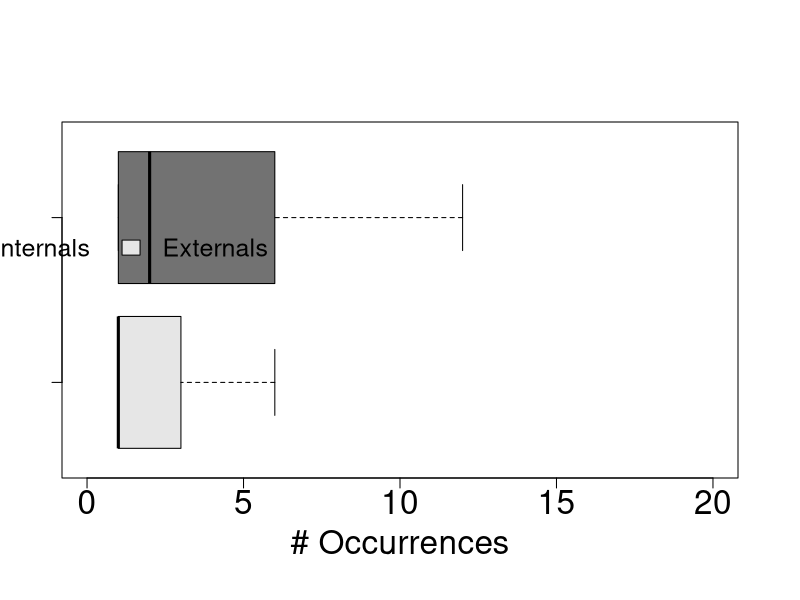
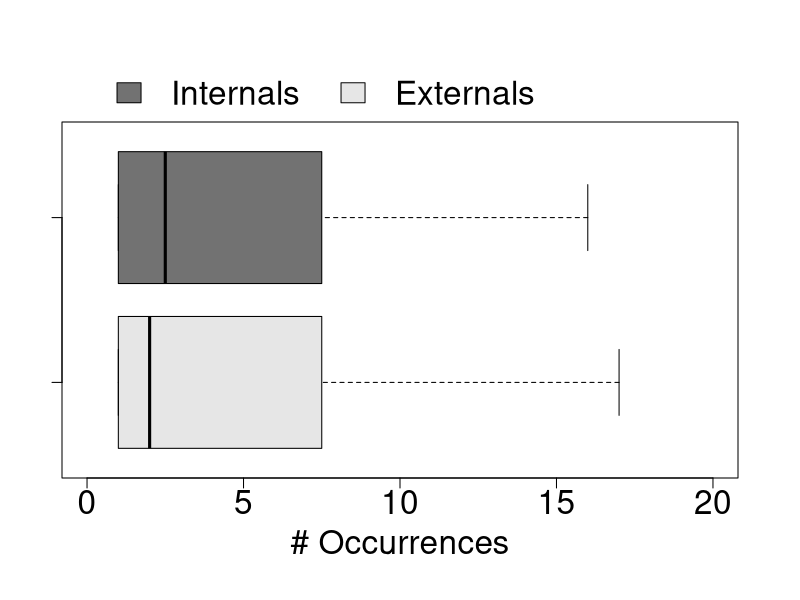
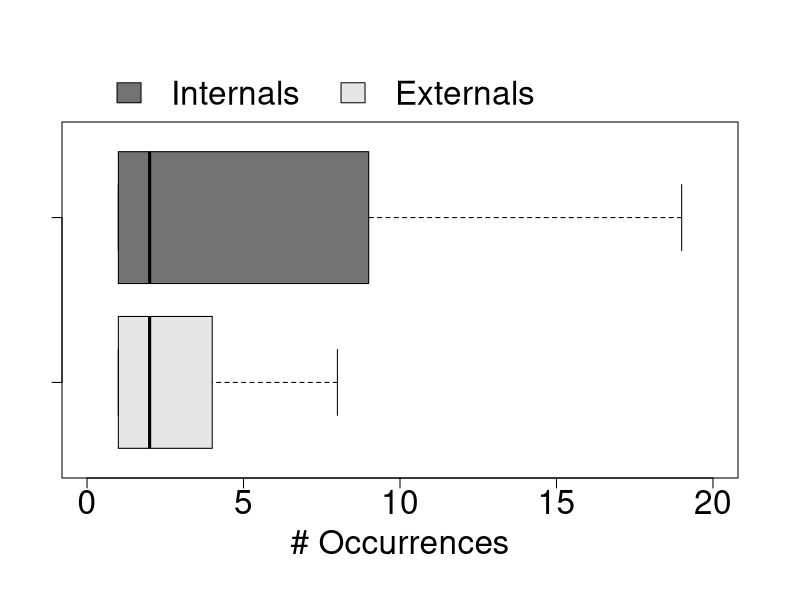
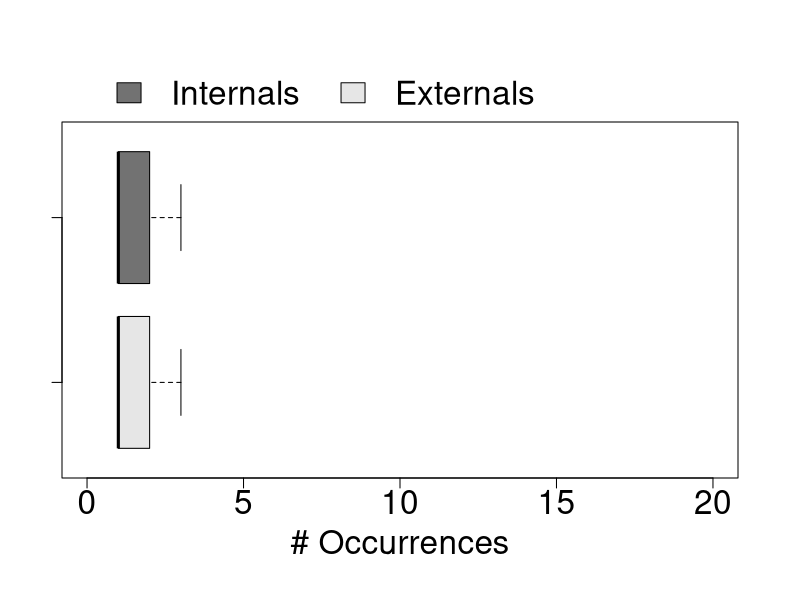
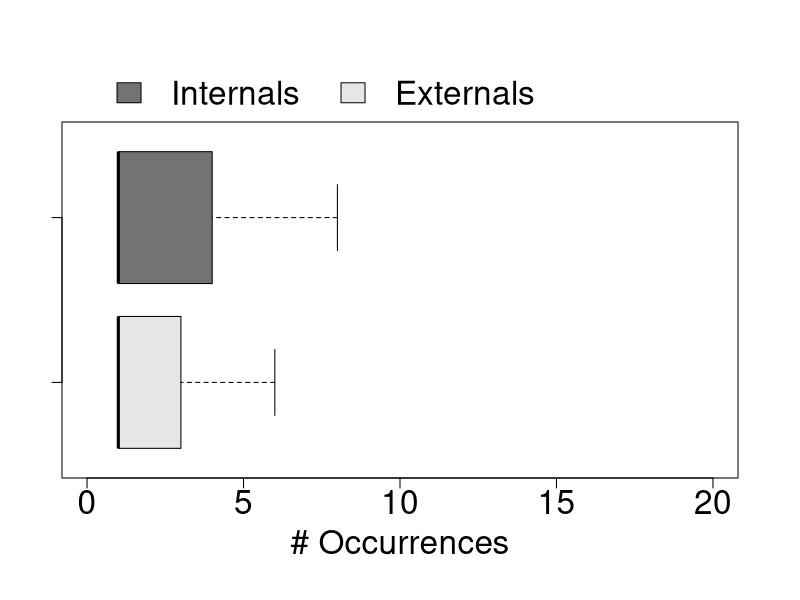

R code for these plots, in order:
# install.packages("reshape2")
# install.packages("scales")
library(reshape2)
library(scales)
library(plyr)

# Image: 880 x 500
setwd("/home/fronchetti/Research/JBCS-2018") # Working directory (University)

pulls_summary <- read.csv("Dataset/atom/merged_pull_requests_summary.csv", colClasses=c(NA, NA, NA, NA, NA, NA, "Date", NA, NA, NA, NA, NA))
internals <- subset(pulls_summary, user_type == "Internals")
externals <- subset(pulls_summary, user_type == "Externals")
internals_sum <- count(internals, "number_of_days")
externals_sum <- count(externals, "number_of_days")
mar.default <- c(4,1,4,1) + 0.1
par(mar = mar.default + c(2, 2, 2, 2)) 
boxplot(externals_sum$freq, internals_sum$freq, ylim=c(0, 20), xlab="# Occurrences", las = 1, outline = FALSE, cex.lab=2, cex.axis = 2, horizontal = TRUE, margin = list(l = 10, r = 10, b = 0, t = 0), col=(c("#E6E6E6", "#727272")))
par(xpd=TRUE)
legend(-5, 2, c("Internals", "Externals"), col=c("#727272", "#E6E6E6"), ncol=2, cex=1.5,  bty = "n", fill = c("#727272", "#E6E6E6"))

pulls_summary <- read.csv("Dataset/electron/merged_pull_requests_summary.csv", colClasses=c(NA, NA, NA, NA, NA, NA, "Date", NA, NA, NA, NA, NA))
internals <- subset(pulls_summary, user_type == "Internals")
externals <- subset(pulls_summary, user_type == "Externals")
internals_sum <- count(internals, "number_of_days")
externals_sum <- count(externals, "number_of_days")
mar.default <- c(4,1,4,1) + 0.1
par(mar = mar.default + c(2, 2, 2, 2)) 
boxplot(externals_sum$freq, internals_sum$freq, ylim=c(0, 20), xlab="# Occurrences", las = 1, outline = FALSE, cex.lab=2, cex.axis = 2, horizontal = TRUE, margin = list(l = 10, r = 10, b = 0, t = 0), col=(c("#E6E6E6", "#727272")))
legend(0, 3, c("Internals", "Externals"), col=c("#727272", "#E6E6E6"), ncol=2, cex=2, bty = "n", fill = c("#727272", "#E6E6E6"))

pulls_summary <- read.csv("Dataset/git-lfs/merged_pull_requests_summary.csv", colClasses=c(NA, NA, NA, NA, NA, NA, "Date", NA, NA, NA, NA, NA))
internals <- subset(pulls_summary, user_type == "Internals")
externals <- subset(pulls_summary, user_type == "Externals")
internals_sum <- count(internals, "number_of_days")
externals_sum <- count(externals, "number_of_days")
mar.default <- c(4,1,4,1) + 0.1
par(mar = mar.default + c(2, 2, 2, 2)) 
boxplot(externals_sum$freq, internals_sum$freq, ylim=c(0, 20), xlab="# Occurrences", las = 1, outline = FALSE, cex.lab=2, cex.axis = 2, horizontal = TRUE, margin = list(l = 10, r = 10, b = 0, t = 0), col=(c("#E6E6E6", "#727272")))
legend(0, 3, c("Internals", "Externals"), col=c("#727272", "#E6E6E6"), ncol=2, cex=2, bty = "n", fill = c("#727272", "#E6E6E6"))

pulls_summary <- read.csv("Dataset/hubot/merged_pull_requests_summary.csv", colClasses=c(NA, NA, NA, NA, NA, NA, "Date", NA, NA, NA, NA, NA))
internals <- subset(pulls_summary, user_type == "Internals")
externals <- subset(pulls_summary, user_type == "Externals")
internals_sum <- count(internals, "number_of_days")
externals_sum <- count(externals, "number_of_days")
mar.default <- c(4,1,4,1) + 0.1
par(mar = mar.default + c(2, 2, 2, 2)) 
boxplot(externals_sum$freq, internals_sum$freq, ylim=c(0, 20), xlab="# Occurrences", las = 1, outline = FALSE, cex.lab=2, cex.axis = 2, horizontal = TRUE, margin = list(l = 10, r = 10, b = 0, t = 0), col=(c("#E6E6E6", "#727272")))
legend(0, 3, c("Internals", "Externals"), col=c("#727272", "#E6E6E6"), ncol=2, cex=2, bty = "n", fill = c("#727272", "#E6E6E6"))

pulls_summary <- read.csv("Dataset/linguist/merged_pull_requests_summary.csv", colClasses=c(NA, NA, NA, NA, NA, NA, "Date", NA, NA, NA, NA, NA))
internals <- subset(pulls_summary, user_type == "Internals")
externals <- subset(pulls_summary, user_type == "Externals")
internals_sum <- count(internals, "number_of_days")
externals_sum <- count(externals, "number_of_days")
mar.default <- c(4,1,4,1) + 0.1
par(mar = mar.default + c(2, 2, 2, 2)) 
boxplot(externals_sum$freq, internals_sum$freq, ylim=c(0, 20), xlab="# Occurrences", las = 1, outline = FALSE, cex.lab=2, cex.axis = 2, horizontal = TRUE, margin = list(l = 10, r = 10, b = 0, t = 0), col=(c("#E6E6E6", "#727272")))
legend(0, 3, c("Internals", "Externals"), col=c("#727272", "#E6E6E6"), ncol=2, cex=2, bty = "n", fill = c("#727272", "#E6E6E6"))
